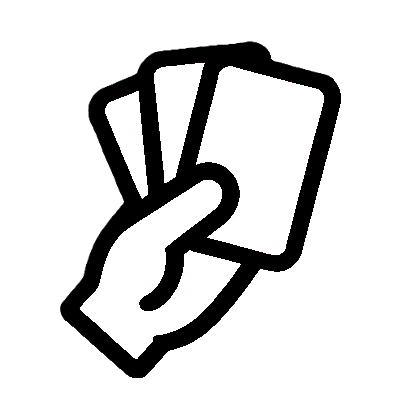
#> input picture lib/artdesign/cards_assets/effect_draw.png, 416 x 416 px, given in place of Mag_celestial_reversal.png, which was not available; the run also reads 7 pictures not shown here
$ jupyter execute --allow-errors support_factions.ipynb   (text cells are left out)
#> lines starting #> are read from the running program, lines starting #| are printed output that depends on the picture; after the words box and inside, x2 and y2 are one past the last pixel; in counts of white or black regions, pixels touching at a corner belong together; pictures that were not available may be replaced by others from this repository, and a replacement may not be noted
### lib/artdesign/__init__.py
import websocket  # websocket-client
import uuid
import json
import urllib.request
import urllib.parse
import os
from PIL import Image, ImageDraw, ImageFont, ImageFilter, ImageChops
import numpy as np
from reportlab.pdfgen import canvas
from reportlab.lib.pagesizes import A4
from reportlab.lib.utils import ImageReader
import io


class ArtDesignClient:
    """ class using ComfyUI for AI art generation """
    def __init__(self, server_address="127.0.0.1:8000"):
        self.server_address = server_address
        self.client_id = str(uuid.uuid4())
        self.workflow = self._load_workflow()

    def _load_workflow(self):
        path = os.path.join(os.path.dirname(os.path.abspath(__file__)), "image_qwen_python.json")
        with open(path, 'r') as file:
            return json.load(file)

    # [11 lines left out: functions queue_prompt, get_image, not called in this run]

    def get_history(self, prompt_id):
        with urllib.request.urlopen(f"http://{self.server_address}/history/{prompt_id}") as response:
            return json.loads(response.read())

    # [27 lines left out: function get_images, not called in this run]

    def update_workflow_with_text(self, pos, text):
        self.workflow[f"{pos}"]["inputs"]["text"] = text

    # [34 lines left out: function run_prompts, not called in this run]

# Example usage:
# client = ArtDesignClient()
# prompts = ["masterpiece best quality man", "a man holding a panel with 'jordy love'"]
# images_list = client.run_prompts(prompts)


class CardLayers:
    """ class to manage card layers """
    def __init__(self):
        self.layers = []

    # [7 lines left out: function round_corners, not called in this run]

    def rotate_image(self, im, angle, expand=True):
        return im.rotate(angle, expand=expand)

    # [6 lines left out: function white_to_transparent, not called in this run]

    def im_resize_scale(self, im, scale_factor):
        new_width = int(im.width * scale_factor)
        new_height = int(im.height * scale_factor)
        new_size = (new_width, new_height)
        return im.resize(new_size, Image.LANCZOS)

    def add_image_overlay(self, base_image, overlay_image_path, position_pct, round_corners_radius=None, white_to_transp=True, resize_scale=None, rotate=0, flip=False):
        """
        position_pct: (x_pct, y_pct) where each is in [0,1] relative to base_image size
        resize_scale: scale factor for overlay image (relative to its original size)
        flip: if True, flip the overlay image horizontally
        """
        overlay_image = Image.open(overlay_image_path).convert('RGBA')
        if white_to_transp:
            overlay_image = self.white_to_transparent(overlay_image)
        if resize_scale:
            overlay_image = self.im_resize_scale(overlay_image, resize_scale)
        if rotate:
            overlay_image = self.rotate_image(overlay_image, rotate)
        if flip:
            overlay_image = overlay_image.transpose(Image.FLIP_LEFT_RIGHT)
        if round_corners_radius:
            overlay_image = self.round_corners(overlay_image, radius=round_corners_radius)
        x = int(base_image.width * position_pct[0])
        y = int(base_image.height * position_pct[1])
        base_image.paste(overlay_image, (x, y), overlay_image)
        return base_image

    def add_text_overlay(self, base_image, text, position_pct, color, font_size_pct=0.1, rotate=0):
        font_size = int(base_image.width * font_size_pct)
        font = ImageFont.truetype(r'..\cards_assets\Aladin-Regular.ttf', size=font_size)
        x = int(base_image.width * position_pct[0])
        y = int(base_image.height * position_pct[1])
        # Measure text size and offset
        dummy_img = Image.new('RGBA', (1, 1))
        dummy_draw = ImageDraw.Draw(dummy_img)
        text_bbox = dummy_draw.textbbox((0, 0), text, font=font, anchor="mm")
        text_w = text_bbox[2] - text_bbox[0]
        text_h = text_bbox[3] - text_bbox[1]
        # Add padding to avoid cutting
        pad_top = abs(text_bbox[1])
        pad_bottom = max(0, text_bbox[3])
        pad_left = abs(text_bbox[0])
        pad_right = max(0, text_bbox[2])
        padded_w = text_w + pad_left + pad_right
        padded_h = text_h + pad_top + pad_bottom
        text_img = Image.new('RGBA', (padded_w, padded_h), (0, 0, 0, 0))
        text_draw = ImageDraw.Draw(text_img)
        # Draw text centered in padded image
        text_draw.text(
            (padded_w // 2, padded_h // 2),
            text,
            font=font,
            fill=color,
            anchor="mm"
        )
        if rotate:
            rotated_text = text_img.rotate(rotate, expand=True)
            px = x - rotated_text.width // 2
            py = y - rotated_text.height // 2
            base_image.alpha_composite(rotated_text, dest=(px, py))
        else:
            base_image.alpha_composite(text_img, dest=(x - padded_w // 2, y - padded_h // 2))
        return base_image

    def blur_region(self, im, x_pct, y_pct, w_pct, h_pct, gauss_radius=5, corner_radius_pct=0.1, transp_edge_percent=0.2):
        x = int(im.width * x_pct)
        y = int(im.height * y_pct)
        w = int(im.width * w_pct)
        h = int(im.height * h_pct)
        region = im.crop((x, y, x + w, y + h))
        blurred = region.filter(ImageFilter.GaussianBlur(radius=gauss_radius))
        mask = Image.new('L', (w, h), 0)
        mask_np = np.zeros((h, w), dtype=np.float32)
        edge_x = int(w * transp_edge_percent)
        edge_y = int(h * transp_edge_percent)
        for i in range(h):
            for j in range(w):
                dx = min(j, w - 1 - j)
                dy = min(i, h - 1 - i)
                fx = min(1.0, dx / edge_x) if edge_x > 0 else 1.0
                fy = min(1.0, dy / edge_y) if edge_y > 0 else 1.0
                mask_np[i, j] = fx * fy
        mask_np = (mask_np * 255).astype(np.uint8)
        mask = Image.fromarray(mask_np, mode='L')
        if corner_radius_pct > 0:
            corner_mask = Image.new('L', (w, h), 0)
            draw_mask = ImageDraw.Draw(corner_mask)
            draw_mask.rounded_rectangle([0, 0, w, h], radius=int(im.width * corner_radius_pct), fill=255)
            mask = ImageChops.multiply(mask, corner_mask)
        blended = Image.composite(blurred, region, mask)
        im.paste(blended, (x, y))
        return im

    # [27 lines left out: function color_region, not called in this run]

    def transparent_colored_overlay(self, im, x_pct, y_pct, w_pct, h_pct, transparency_percent=20, color=(255, 255, 255), corner_radius_pct=0):
        """
        Adds a semi-transparent, colored overlay of a specified size to an image, with optional rounded corners.

        Args:
            im: PIL.Image.Image, input image
            x_pct, y_pct, w_pct, h_pct: region as percent of image size
            transparency_percent: The transparency percentage (0-100). 0=opaque, 100=fully transparent.
            color: The RGB or RGBA tuple for the color of the overlay.
            corner_radius_pct: percent of image width for rounded corners.
        """
        x = int(im.width * x_pct)
        y = int(im.height * y_pct)
        w = int(im.width * w_pct)
        h = int(im.height * h_pct)

        # Ensure the color tuple is RGB
        if len(color) == 4:
            color = color[:3]
        if len(color) != 3:
            print("Error: The 'color' argument must be an RGB tuple (e.g., (255, 0, 0) for red).")
            return

        if not 0 <= transparency_percent <= 100:
            print("Error: Transparency percentage must be between 0 and 100.")
            return

        opacity = 1 - (transparency_percent / 100)
        alpha_value = int(opacity * 255)
        overlay_color = color + (alpha_value,)

        # Create the smaller transparent overlay
        transparent_layer = Image.new('RGBA', (w, h), overlay_color)

        # Create rounded corners mask if needed
        if corner_radius_pct > 0:
            corner_mask = Image.new('L', (w, h), 0)
            draw_mask = ImageDraw.Draw(corner_mask)
            radius = int(im.width * corner_radius_pct)
            draw_mask.rounded_rectangle([0, 0, w, h], radius=radius, fill=255)
            # Apply mask to overlay alpha channel
            overlay_np = np.array(transparent_layer)
            mask_np = np.array(corner_mask)
            overlay_np[..., 3] = (overlay_np[..., 3] * (mask_np / 255)).astype(np.uint8)
            transparent_layer = Image.fromarray(overlay_np, mode='RGBA')

        final_image = im.copy()
        final_image.paste(transparent_layer, (x, y), transparent_layer)

        return final_image

    # [40 lines left out: function add_layer_to_a_card, not called in this run]
        # imBase.show()

class Utils:
    """ class with utility functions """

    # [95 lines left out: function generate_pdf_from_deck, not called in this run]

### lib/artdesign/debug/support_factions.ipynb
[cell 1]
import sys
import os
import IPython.display as ipd
import matplotlib.pyplot as plt
from PIL import Image, ImageDraw, ImageFont, ImageFilter, ImageChops
from reportlab.pdfgen import canvas
from reportlab.lib.pagesizes import A4
from reportlab.lib.utils import ImageReader
import io
import math
import textwrap
HOME_DIR = r'c:\Users\jordy\Documents\python\projects\GenAI_TCG'
sys.path.append(HOME_DIR)
from lib.artdesign import ArtDesignClient, CardLayers, Utils

#> (the rest of this cell did not finish here and is left out)

[cell 2]
vs = "0.6"

[cell 3]
items = [
    'a white with black borders click icon hand with a finger in form of a question mark', # choose
]

prompts = []
for item in items:
    main_prompt = f"{item}"
    art_style = "\nWhite background\n4K, Flat, digital painting, high quality, minimalist"  # no color
    neg_prompt = "dark background, shadow, text, writing"
    prompts.append((main_prompt + art_style, neg_prompt))

#> (the rest of this cell did not finish here and is left out)

[cell 4]
items = [
    'a blue banner written "~ Mages ~" with watercolor splash symbols around', # Boost
]

prompts = []
for item in items:
    main_prompt = f"{item}"
    art_style = "\nWhite background\n4K, Flat, digital painting, high quality, minimalist, in a retro design style, pastel colors"
    neg_prompt = "dark background, shadow, text, writing"
    prompts.append((main_prompt + art_style, neg_prompt))

#> (the rest of this cell did not finish here and is left out)

[cell 5]
items = [
    'on the left side a big moon in the complete dark with some shiny stars, on the right side a big sun with 2 small white clouds. A mage wearing a long light-blue dress in between them', # Celestial reversal
    # 'A mage wearing a long light-blue dress with flowing fabrics looking at the camera and holding a fireball in one hand and an ice shard in the other background: earth in the space', # Thermic flux
    # 'A mage wearing a long light-blue dress with flowing fabrics, casting a spell of apathy to a group of treants with magic chains around their legs.' # Chains of apathy
    # 'A mage wearing a long light-blue dress with flowing fabrics, casting an apocalyptic ritual with dark clouds and lightning in the background', # Apocalyptic ritual
    # 'A gigantic black hole next to the Earth in a dramatic scene' # black hole
]

prompts = []
for item in items:
    main_prompt = f"{item}"
    art_style = "\ncozy soft pastel colors, gentle lighting, digital painting, delicate details, realistic, high quality"  # no color
    neg_prompt = ""
    prompts.append((main_prompt + art_style, neg_prompt))

images = []
#> (the rest of this cell did not finish here and is left out)

[cell 6]
cl = CardLayers()

[cell 7]
def add_layer_to_a_card_supfac(imBase_path, supfac, mana_cost, effect, name, id):
#> called with imBase_path = '..\\cards_ex\\Mag_celestial_reversal.png', supfac = 'mages', mana_cost = 2, effect = 'celestial reversal', name = 'Celestial reversal', id = 'Mag_Celestial_reversal'
    blurring_radius = 16
    if supfac == "engineers":
        faction_logo_path = f'..\cards_assets\supfac_eng_banner.png'
    elif supfac == "mages":
        faction_logo_path = f'..\cards_assets\supfac_mag_banner.png'

    imBase = Image.open(imBase_path).convert('RGBA')
#> imBase is the input picture: PIL image 416x416 RGBA; mean R, G, B, A 51.2, 51.1, 51.2, 88.7

    # 0 - colored patches on the base image before blurring it (helping see numbers or markers/icons)
    # imBase = color_region(imBase, 1, 60, 45, 45, color="#DFDFDF", corner_radius=10)
    # imBase = color_triangle(imBase, -210, 400, int(200*1.8), int(120*1.8), color="#000000")

    # 1 - blur first so that the layers comes on top
    imBase = cl.transparent_colored_overlay(imBase, 0.01, 0.01, 0.14, 0.12, transparency_percent=40, color=(0, 0, 0), corner_radius_pct=0.02) # Dark transparent overlay for Condition / Effect
#> in transparent_colored_overlay, `mask_np = np.array(corner_mask)`:
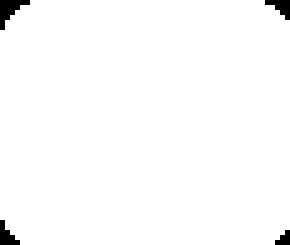
#> mask_np: shape (49, 58) (shown 5 times larger); 98.4% white; 4 black regions (4 under 20 px)
#> in transparent_colored_overlay, `overlay_np[..., 3] = (overlay_np[..., 3] * (mask_np / 255)).astype(np...`:
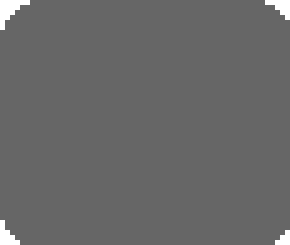
#> overlay_np: shape (49, 58, 4) (shown 5 times larger); mean R, G, B, A 0, 0, 0, 150.6; transparent parts drawn white
    imBase = cl.blur_region(imBase, 0.01, 0.01, 0.14, 0.12, gauss_radius=blurring_radius, corner_radius_pct=0.02, transp_edge_percent=0.0)   # (w start %, h start %, w %, h %) Blurring for top-left icons
#> in blur_region, `region = im.crop((x, y, x + w, y + h))`:
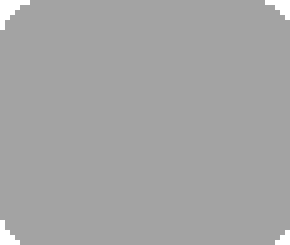
#> region: PIL image 58x49 RGBA (shown 5 times larger); mean R, G, B, A 0, 0, 0, 90.5; transparent parts drawn white

    imBase = cl.transparent_colored_overlay(imBase, 0.75-0.005, 1-0.20-0.005, 1-0.75-0.005, 0.20, transparency_percent=40, color=(0, 0, 0), corner_radius_pct=0.05) # Dark transparent overlay for Condition / Effect
#> call 2 of transparent_colored_overlay, with x_pct = 0.745, y_pct = 0.795, w_pct = 0.245, h_pct = 0.2, transparency_percent = 40, color = (0, 0, 0), corner_radius_pct = 0.05
#> in transparent_colored_overlay (call 2), `mask_np = np.array(corner_mask)`:
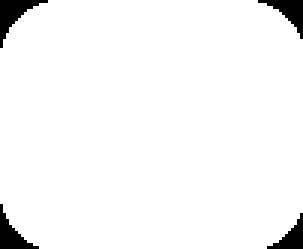
#> mask_np: shape (83, 101) (shown 3 times larger); 96.4% white; 4 black regions, box (x1, y1, x2, y2) and area: (0, 0, 16, 16) 92, (86, 0, 101, 13) 76, (0, 68, 13, 83) 76, (89, 71, 101, 83) 61
#> in transparent_colored_overlay (call 2), `overlay_np[..., 3] = (overlay_np[..., 3] * (mask_np / 255)).astype(np...`:
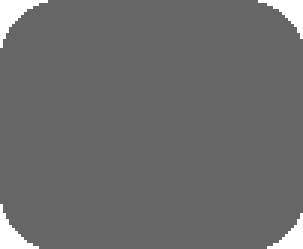
#> overlay_np: shape (83, 101, 4) (shown 3 times larger); mean R, G, B, A 0, 0, 0, 147.4; transparent parts drawn white
#> in transparent_colored_overlay (call 2), `final_image.paste(transparent_layer, (x, y), transparent_layer)`:
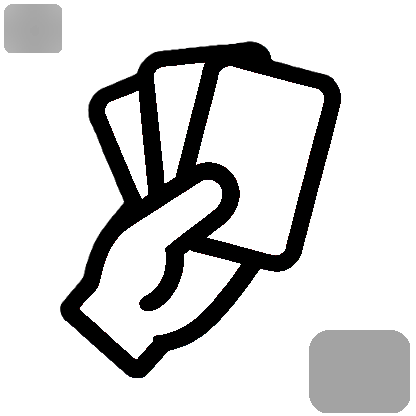
#> final_image: PIL image 416x416 RGBA; mean R, G, B, A 51.2, 51.1, 51.2, 94.4; transparent parts drawn white
    imBase = cl.blur_region(imBase, 0.75-0.005, 1-0.20-0.005, 1-0.75-0.005, 0.20, gauss_radius=blurring_radius, corner_radius_pct=0.05, transp_edge_percent=0.0)   # (w start %, h start %, w %, h %) Blurring for Condition / Effect
#> call 2 of blur_region, with x_pct = 0.745, y_pct = 0.795, w_pct = 0.245, h_pct = 0.2, gauss_radius = 16, corner_radius_pct = 0.05, transp_edge_percent = 0
#> in blur_region (call 2), `blurred = region.filter(ImageFilter.GaussianBlur(radius=gauss_radius))`:
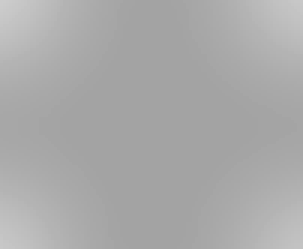
#> blurred: PIL image 101x83 RGBA (shown 3 times larger); mean R, G, B, A 0, 0, 0, 85.3; transparent parts drawn white
#> in blur_region (call 2), `blended = Image.composite(blurred, region, mask)`:
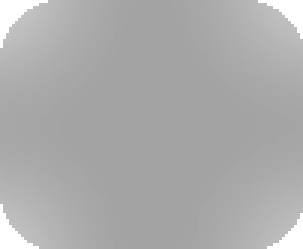
#> blended: PIL image 101x83 RGBA (shown 3 times larger); mean R, G, B, A 0, 0, 0, 83.1; transparent parts drawn white

    # imBase = cl.transparent_colored_overlay(imBase, 0.82, 0.3, 1-0.82-0.005, 0.45, transparency_percent=40, color=(0, 0, 0), corner_radius_pct=0.03) # Dark transparent overlay for BANNER
    # imBase = cl.blur_region(imBase, 0.82, 0.3, 1-0.82-0.005, 0.45, gauss_radius=blurring_radius, corner_radius_pct=0.03, transp_edge_percent=0.0)  # (w start %, h start %, w %, h %) Faction logo

    # 2 - markers & texts
    #   2.1 - Top left markers
    imBase = cl.add_image_overlay(imBase, r'..\cards_assets\marker_mana.png', (0.003, 0.01), round_corners_radius=None, white_to_transp=False, resize_scale=0.6)                 # Mana marker
#> (the rest of the program and of its run is left out)
